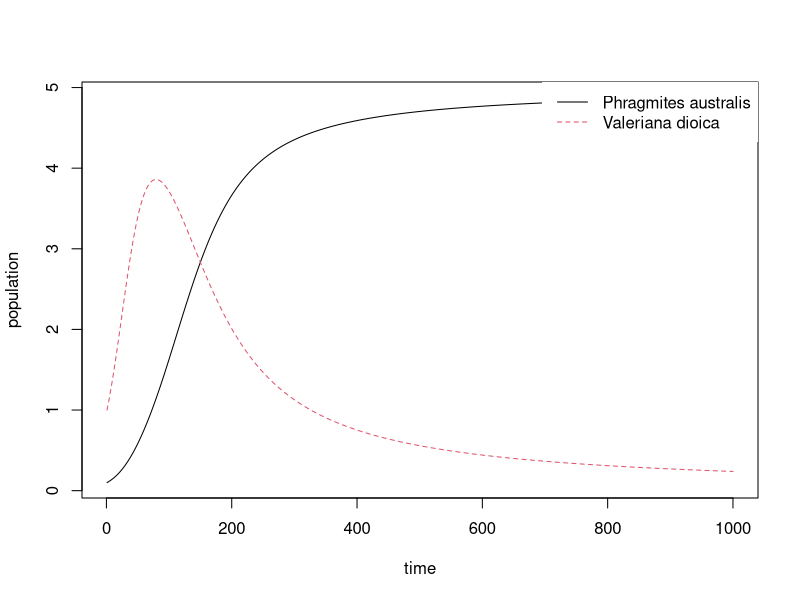

This chart was generated by the following R code: (Note: this script raises an error after producing the figure.)
##########################################################################################
# Lotka-Volterra model for competition system  ---------------------------------------
##########################################################################################

# Notes -------------------------------------------------------------------
# The competition variant has logistic growth! (exponential in predator-prey model)
# There are solutions for one equilibrium, multiple equilibria, no equilibria


# Library -----------------------------------------------------------------
library(deSolve)


# Two-species model -------------------------------------------------------------------
calcComp2 <- function (time, state, par)
{
  with(as.list(par), {
    dn <- r_n * state[1] * (1 - a11 * state[1] - a12 * state[2])
    dm <- r_m * state[2] * (1 - a22 * state[2] - a21 * state[1])
    list(c(dn, dm))
  })
}

# Two-species simulation --------------------------------------------------------------
par2 <- c(r_n = 0.05,
         r_m = 0.05,
         a11 = 0.2,
         a21 = 0.2,
         a22 = 0.2,
         a12 = 0.1)
state_init <- c(0.1, 1)
time = 1:1000

Sim_2 <- ode(y = state_init, times = time, func = calcComp2, parms = par2)
matplot(Sim_2[,-1], type = "l", xlab = "time", ylab = "population")
legend("topright", c("Phragmites australis", "Valeriana dioica"), lty = c(1,2), col = c(1,2), box.lwd = 0)


# Multi-species matrix model -------------------------------------------------------------------

calcCompM <- function(t,
                      m, # A vector of species states.
                      par){
  r <- par[[1]] # Length n vector of growth rates.
  A <- par[[2]] # Full n x n matrix of competition factors.
  dm <- r * m * (1 - (A %*% m)) # This is logistic as well.
  return(list(c(dm)))
}

# Multi-species simulation -------------------------------------------------------------------
n_species <- 9
time <- 1:2000

## Generate some random parameters.
r <- runif(n_species)*2 # Vector of growth rates.

alpha <- .01 # The mean competition.
A <- matrix(rnorm(n_species^2, alpha, alpha/10), nrow = n_species) # A full matrix of mutual competition factors.

par <- list(r, A) # Parameters list, including a matrix of alpha values.

m0 <- runif(n_species)/(n_species*alpha) # Initial state matrix.

Sim_m <- ode(m0, t, calcCompM, par)
matplot(t, Sim_m[,-1], type="l", ylab="N") # log='y'


# Data --------------------------------------------------------------------
## Longitudinal community data is available at
# library(dave) [Package for WILDI text book]
# data(lveg)
# data(ltim)
# ?lveg
# ?ltim


# gauseR --------------------------------------------------------------------
## Just as a note that this exists, including data:
# library(gauseR)
